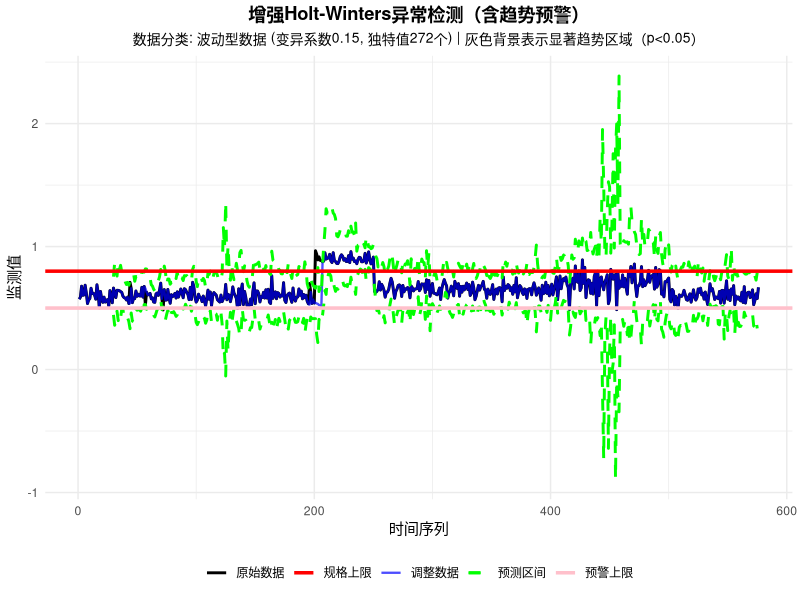
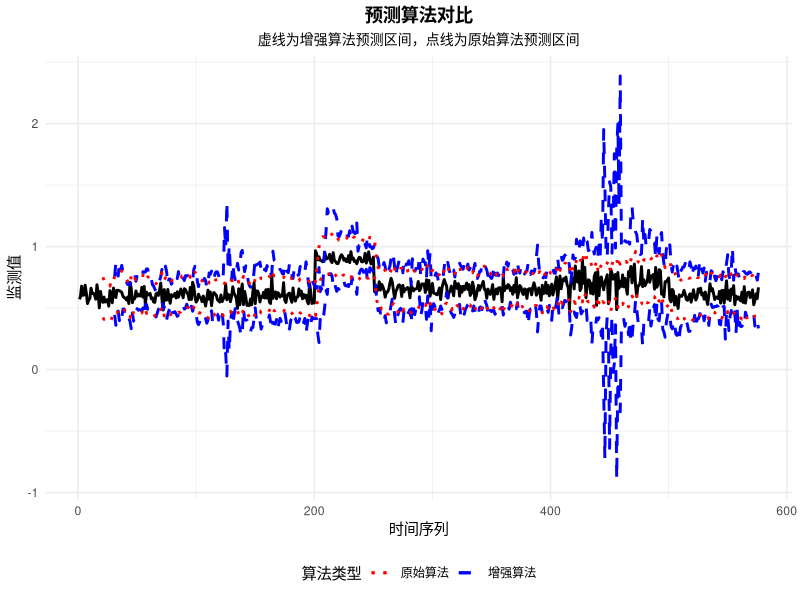

Source code (R) for these figures, in order:
# enhanced_forecast_demo.R - 增强预测算法演示
# 结合Python优化的Holt-Winters预测算法

library(forecast)
library(ggplot2)
library(gridExtra)

# 读取测试数据（请根据实际路径调整）
# Test_Data <- read.csv('C:/Users/Administrator/Desktop/tt.csv', header = T)
# 为演示目的，创建示例数据
set.seed(123)
n <- 576
Test_Data <- c(
  rnorm(200, mean = 0.6, sd = 0.05),  # 正常段
  rnorm(50, mean = 0.9, sd = 0.03),   # 异常段
  rnorm(150, mean = 0.65, sd = 0.04), # 恢复正常
  rnorm(100, mean = 0.7, sd = 0.08),  # 波动段
  rnorm(76, mean = 0.6, sd = 0.05)    # 稳定段
)

Test_Data <- ts(Test_Data)
Test_Data <- window(Test_Data, start = 1, end = n)

# Cox-Stuart趋势检验函数
cox_stuart_test <- function(data_window) {
  n <- length(data_window)
  if(n < 14) return(NA)
  
  split_point <- ceiling(n/2)
  D <- data_window[1:split_point] - data_window[(n-split_point+1):n]
  
  s_plus <- sum(D > 0, na.rm = TRUE)
  s_minus <- sum(D < 0, na.rm = TRUE)
  k <- min(s_plus, s_minus)
  n_valid <- s_plus + s_minus
  
  if(n_valid == 0) return(1.0)
  
  p_value <- pbinom(k, size = n_valid, prob = 0.5)
  return(p_value)
}

# 数据类型分类函数
classify_data_type <- function(data_values) {
  clean_data <- data_values[!is.na(data_values)]
  if(length(clean_data) < 10) {
    return(list(type = 3, description = "数据不足，默认为波动型"))
  }
  
  # 计算变异系数
  cv <- sd(clean_data) / abs(mean(clean_data))
  
  # 检查周期性
  rounded_data <- round(clean_data, 3)
  value_counts <- table(rounded_data)
  unique_values <- length(value_counts)
  
  if(length(value_counts) >= 2) {
    # 获取出现次数最多的前两个值
    top_2_counts <- sum(sort(value_counts, decreasing = TRUE)[1:2])
    cyclical_ratio <- top_2_counts / length(clean_data)
    
    if(cyclical_ratio > 0.70) {
      return(list(type = 1, description = paste0("周期性数据 (前两值占比", round(cyclical_ratio*100, 1), "%)")))
    }
  }
  
  # 检查直线型
  if(cv < 0.02 && unique_values <= 10) {
    return(list(type = 2, description = paste0("直线型数据 (变异系数", round(cv, 4), ", 独特值", unique_values, "个)")))
  }
  
  # 默认波动型
  return(list(type = 3, description = paste0("波动型数据 (变异系数", round(cv, 4), ", 独特值", unique_values, "个)")))
}

# 参数优化函数
optimize_hw_parameters <- function(train_data, lookback_window = 30) {
  best_rmse <- Inf
  best_alpha <- 0.3
  best_beta <- 0.1
  
  alpha_values <- c(0.1, 0.3, 0.5, 0.7, 0.9)
  beta_values <- c(0.1, 0.3, 0.5, 0.7, 0.9)
  
  for(alpha in alpha_values) {
    for(beta in beta_values) {
      tryCatch({
        model <- HoltWinters(train_data, alpha = alpha, beta = beta, gamma = FALSE)
        residuals <- residuals(model)
        residuals <- residuals[!is.na(residuals)]
        
        if(length(residuals) > lookback_window) {
          residuals <- tail(residuals, lookback_window)
        }
        
        if(length(residuals) > 0) {
          rmse <- sqrt(mean(residuals^2))
          if(rmse < best_rmse) {
            best_rmse <- rmse
            best_alpha <- alpha
            best_beta <- beta
          }
        }
      }, error = function(e) {})
    }
  }
  
  return(list(alpha = best_alpha, beta = best_beta, rmse = best_rmse))
}

# 增强的Holt-Winters预测算法
enhanced_holt_winters_forecast <- function(data, 
                                         min_data_points = 30,
                                         lookback_window = 30,
                                         optimize_interval = 20,
                                         confidence_level = 0.99,
                                         cox_stuart_window = 14,
                                         p_threshold = 0.05,
                                         consecutive_threshold = 6,
                                         enable_replacement = TRUE) {
  
  n <- length(data)
  
  # 数据分类
  data_classification <- classify_data_type(as.numeric(data))
  cat("数据类型:", data_classification$description, "\n")
  
  # 初始化结果
  adjusted_data <- as.numeric(data)
  predicted <- rep(NA, n)
  lower <- rep(NA, n)
  upper <- rep(NA, n)
  
  # 检测趋势期间
  trend_periods <- data.frame(start=integer(), end=integer())
  
  for(i in seq(1, n-cox_stuart_window+1, by = cox_stuart_window)) {
    end_point <- min(i+cox_stuart_window-1, n)
    window_data <- data[i:end_point]
    p_value <- cox_stuart_test(window_data)
    
    if(!is.na(p_value) && p_value < p_threshold) {
      trend_periods <- rbind(trend_periods, data.frame(start=i, end=end_point))
    }
  }
  
  cat("检测到", nrow(trend_periods), "个趋势期间\n")
  
  # 滚动窗口预测
  start_index <- max(as.integer(min_data_points * 2/3), 20)
  consecutive_anomalies <- 0
  stop_replacement <- FALSE
  recent_errors <- c()
  best_alpha <- 0.3
  best_beta <- 0.1
  
  for(t in start_index:n) {
    # 获取训练数据
    train_end <- t - 1
    train_start <- max(1, train_end - min_data_points + 1)
    train_data <- ts(adjusted_data[train_start:train_end], frequency = 1)
    
    if(length(train_data) < min_data_points) next
    
    # 优化参数（每optimize_interval次迭代）
    if(t == start_index || (t - start_index) %% optimize_interval == 0) {
      optimization_result <- optimize_hw_parameters(train_data, lookback_window)
      best_alpha <- optimization_result$alpha
      best_beta <- optimization_result$beta
      cat("时间点", t, ": 优化参数 alpha =", best_alpha, ", beta =", best_beta, "\n")
    }
    
    # 进行预测
    tryCatch({
      model <- HoltWinters(train_data, alpha = best_alpha, beta = best_beta, gamma = FALSE)
      forecast_result <- forecast(model, h = 1, level = confidence_level*100)
      
      predicted[t] <- forecast_result$mean[1]
      lower[t] <- forecast_result$lower[1]
      upper[t] <- forecast_result$upper[1]
      
      # 更新预测误差
      if(t > start_index && !is.na(predicted[t-1])) {
        error <- abs(adjusted_data[t-1] - predicted[t-1])
        recent_errors <- c(recent_errors, error)
        if(length(recent_errors) > lookback_window) {
          recent_errors <- tail(recent_errors, lookback_window)
        }
      }
      
      # 异常值替换策略
      if(enable_replacement && !stop_replacement && !is.na(lower[t]) && !is.na(upper[t])) {
        if(data[t] < lower[t] || data[t] > upper[t]) {
          adjusted_data[t] <- predicted[t]
          consecutive_anomalies <- consecutive_anomalies + 1
          
          if(consecutive_anomalies >= consecutive_threshold) {
            stop_replacement <- TRUE
            cat("连续异常达到阈值，停止替换\n")
          }
        } else {
          consecutive_anomalies <- 0
        }
      }
      
    }, error = function(e) {
      cat("预测时间点", t, "出错:", e$message, "\n")
    })
  }
  
  return(list(
    original = as.numeric(data),
    adjusted = adjusted_data,
    predicted = predicted,
    lower = lower,
    upper = upper,
    trend_periods = trend_periods,
    classification = data_classification
  ))
}

# 执行增强预测
cat("开始增强Holt-Winters预测...\n")
result <- enhanced_holt_winters_forecast(Test_Data)

# 准备绘图数据
plot_data <- data.frame(
  Time = 1:length(Test_Data),
  Original = result$original,
  Adjusted = result$adjusted,
  Predicted = result$predicted,
  Lower = result$lower,
  Upper = result$upper
)

# 移位边界数据（对应R代码逻辑）
shifted_bounds <- plot_data[plot_data$Time >= 21, ]
shifted_bounds$Time <- shifted_bounds$Time - 1

# 创建趋势阴影
trend_shading <- if(nrow(result$trend_periods) > 0) {
  geom_rect(
    data = result$trend_periods,
    aes(xmin = start-0.5, xmax = end+0.5, ymin = -Inf, ymax = Inf),
    fill = "gray80", alpha = 0.3, inherit.aes = FALSE
  )
} else {
  NULL
}

# 绘制增强预测结果
p1 <- ggplot(plot_data) +
  trend_shading +
  geom_line(aes(x = Time, y = Original, colour = "原始数据"), linewidth = 1) +
  geom_line(aes(x = Time, y = Adjusted, colour = "调整数据"), linewidth = 0.8, alpha = 0.7) +
  geom_line(
    data = shifted_bounds,
    aes(x = Time, y = Lower, colour = "预测区间"),
    linewidth = 1, linetype = "dashed"
  ) +
  geom_line(
    data = shifted_bounds,
    aes(x = Time, y = Upper, colour = "预测区间"),
    linewidth = 1, linetype = "dashed"
  ) +
  geom_hline(aes(yintercept = 0.5, colour = "预警上限"), linewidth = 1.2) +
  geom_hline(aes(yintercept = 0.8, colour = "规格上限"), linewidth = 1.2) +
  scale_colour_manual(
    name = NULL,
    values = c(
      "原始数据" = "black",
      "调整数据" = "blue",
      "预测区间" = "green",
      "预警上限" = "pink",
      "规格上限" = "red"
    )
  ) +
  labs(
    title = "增强Holt-Winters异常检测（含趋势预警）",
    subtitle = paste0("数据分类: ", result$classification$description, 
                     " | 灰色背景表示显著趋势区域（p<0.05）"),
    y = "监测值",
    x = "时间序列"
  ) +
  theme_minimal() +
  theme(
    legend.position = "bottom",
    plot.title = element_text(hjust = 0.5, face = "bold"),
    plot.subtitle = element_text(hjust = 0.5, size = 10)
  )

# 对比原始方法
original_method <- function(data) {
  n <- length(data)
  predicted_orig <- rep(NA, n)
  lower_orig <- rep(NA, n)
  upper_orig <- rep(NA, n)
  
  for(t in 21:n) {
    train_data <- ts(data[1:(t-1)], frequency = 1)
    tryCatch({
      model <- HoltWinters(train_data, gamma = FALSE)
      forecast_result <- forecast(model, h = 1, level = 99)
      predicted_orig[t] <- forecast_result$mean[1]
      lower_orig[t] <- forecast_result$lower[1]
      upper_orig[t] <- forecast_result$upper[1]
    }, error = function(e) {})
  }
  
  return(list(predicted = predicted_orig, lower = lower_orig, upper = upper_orig))
}

original_result <- original_method(Test_Data)

# 比较图
comparison_data <- data.frame(
  Time = 1:length(Test_Data),
  Original = as.numeric(Test_Data),
  Enhanced_Lower = result$lower,
  Enhanced_Upper = result$upper,
  Original_Lower = original_result$lower,
  Original_Upper = original_result$upper
)

p2 <- ggplot(comparison_data) +
  geom_line(aes(x = Time, y = Original), color = "black", linewidth = 1) +
  geom_line(aes(x = Time, y = Enhanced_Lower, colour = "增强算法"), linewidth = 1, linetype = "dashed") +
  geom_line(aes(x = Time, y = Enhanced_Upper, colour = "增强算法"), linewidth = 1, linetype = "dashed") +
  geom_line(aes(x = Time, y = Original_Lower, colour = "原始算法"), linewidth = 1, linetype = "dotted") +
  geom_line(aes(x = Time, y = Original_Upper, colour = "原始算法"), linewidth = 1, linetype = "dotted") +
  scale_colour_manual(
    name = "算法类型",
    values = c("增强算法" = "blue", "原始算法" = "red")
  ) +
  labs(
    title = "预测算法对比",
    subtitle = "虚线为增强算法预测区间，点线为原始算法预测区间",
    y = "监测值",
    x = "时间序列"
  ) +
  theme_minimal() +
  theme(
    legend.position = "bottom",
    plot.title = element_text(hjust = 0.5, face = "bold"),
    plot.subtitle = element_text(hjust = 0.5, size = 10)
  )

# 显示图表
print(p1)
print(p2)

# 统计信息
cat("\n=== 增强算法统计信息 ===\n")
cat("趋势期间数量:", nrow(result$trend_periods), "\n")
cat("数据分类:", result$classification$description, "\n")

# 计算预测准确性
valid_pred_enhanced <- !is.na(result$predicted) & !is.na(Test_Data)
if(sum(valid_pred_enhanced) > 0) {
  mae_enhanced <- mean(abs(result$predicted[valid_pred_enhanced] - Test_Data[valid_pred_enhanced]), na.rm = TRUE)
  rmse_enhanced <- sqrt(mean((result$predicted[valid_pred_enhanced] - Test_Data[valid_pred_enhanced])^2, na.rm = TRUE))
  cat("增强算法 MAE:", round(mae_enhanced, 4), "\n")
  cat("增强算法 RMSE:", round(rmse_enhanced, 4), "\n")
}

valid_pred_original <- !is.na(original_result$predicted) & !is.na(Test_Data)
if(sum(valid_pred_original) > 0) {
  mae_original <- mean(abs(original_result$predicted[valid_pred_original] - Test_Data[valid_pred_original]), na.rm = TRUE)
  rmse_original <- sqrt(mean((original_result$predicted[valid_pred_original] - Test_Data[valid_pred_original])^2, na.rm = TRUE))
  cat("原始算法 MAE:", round(mae_original, 4), "\n")
  cat("原始算法 RMSE:", round(rmse_original, 4), "\n")
  
  if(exists("mae_enhanced")) {
    cat("MAE 改进率:", round((mae_original - mae_enhanced)/mae_original * 100, 2), "%\n")
    cat("RMSE 改进率:", round((rmse_original - rmse_enhanced)/rmse_original * 100, 2), "%\n")
  }
}

cat("\n=== 算法增强功能 ===\n")
cat("1. Cox-Stuart趋势检验 - 自动识别显著趋势期间\n")
cat("2. 数据类型分类 - 针对不同数据特征采用不同策略\n") 
cat("3. 参数动态优化 - 定期优化alpha和beta参数\n")
cat("4. 异常值替换 - 防止连续异常影响预测\n")
cat("5. 增强置信区间 - 结合历史误差改进区间估计\n")
